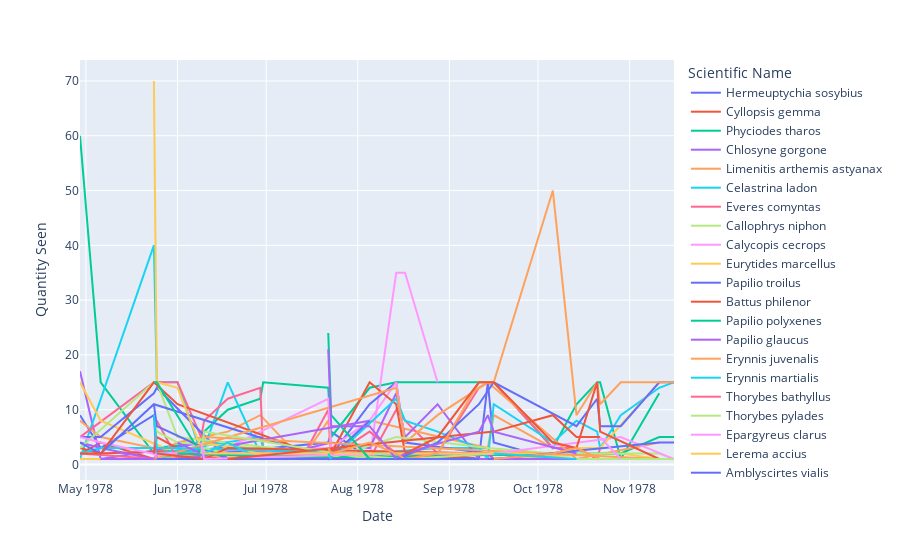

The notebook cell this image was saved under:
### Code cell
butterfly78 = butterfly[butterfly["Date"] < "1-1-1980"]
butterFig78 = px.line(butterfly78, x="Date", y="Quantity Seen", color="Scientific Name")
butterFig78.write_html("butterFig78.html")
butterFig78.show()
